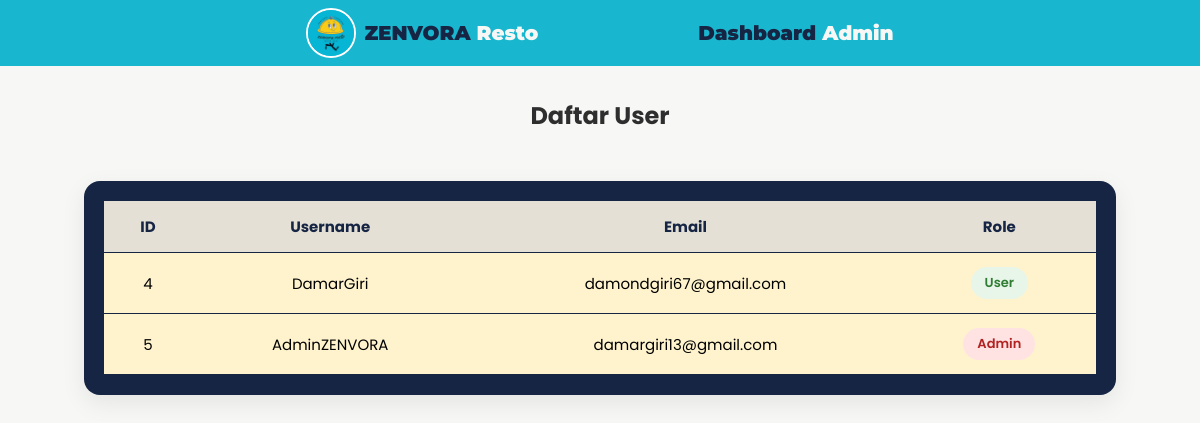
Before: /admin/users.php (signed in) with the older database file.
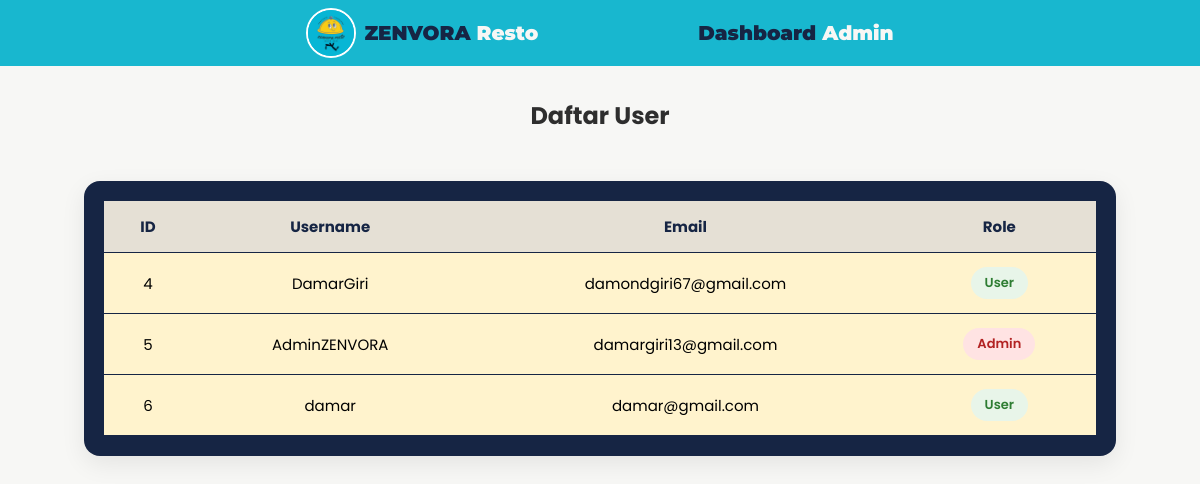
After: the same page with the newer database file.
### tables this page shows
CREATE TABLE `users` (
  `id` int(11) NOT NULL,
  `username` varchar(100) DEFAULT NULL,
  `email` varchar(100) DEFAULT NULL,
  `password` varchar(255) DEFAULT NULL,
  `role` enum('admin','user') DEFAULT 'user',
  `foto` varchar(255) DEFAULT NULL,
  `created_at` timestamp NOT NULL DEFAULT current_timestamp()
);

### admin/users.php (the view, shortened to what this page needs)
<?php
include '../database/koneksi.php';
$query = mysqli_query($conn, "SELECT * FROM users");
include 'adminHeader.php';
include 'adminNavbar.php';
?>
<section class="users-section">
    <div class="users-header">
        <h1>Daftar User</h1>
    </div>
    <div class="users-table-wrapper">
        <table class="users-table">
            <thead>
                <tr>
                    <th>ID</th>
                    <th>Username</th>
                    <th>Email</th>
                    <th>Role</th>
                </tr>
            </thead>
            <tbody>
                <?php while($user = mysqli_fetch_assoc($query)): ?>
                <tr>
                    <td><?= $user['id']; ?></td>
                    <td><?= htmlspecialchars($user['username']); ?></td>
                    <td><?= htmlspecialchars($user['email']); ?></td>
                    <td>
                        <span class="role-badge <?= strtolower($user['role']); ?>">
                            <?= htmlspecialchars($user['role']); ?>
                        </span>
                    </td>
                </tr>
                <?php endwhile; ?>
            </tbody>
        </table>
    </div>
</section>
</body>
</html>

Changed rows visible on the page:
added users: id "6", username "damar", email "damar@gmail.com", role "User"
